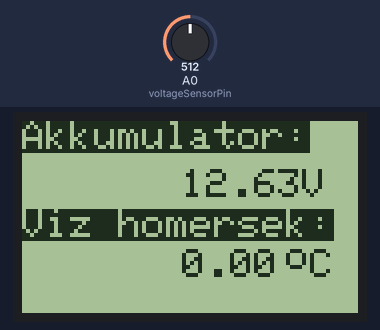
The sketch below on a simulated Arduino Uno, built with avr-gcc and run on an emulated ATmega328P. Shown: 84×48 one-colour display. The test bench sets the inputs (shaded band); at power-on: A0 (voltageSensorPin) = 512.

Above: at 3.2 s.
3.3 s: A0 (voltageSensorPin) set to 716
At 5.4 s:
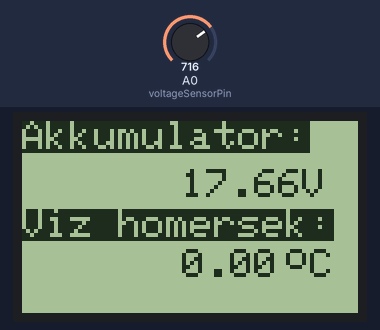
6.0 s: A0 (voltageSensorPin) set to 900
At 6.4 s:
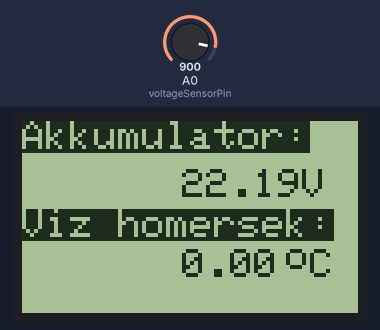
8.7 s: A0 (voltageSensorPin) set to 1023
At 11.0 s:
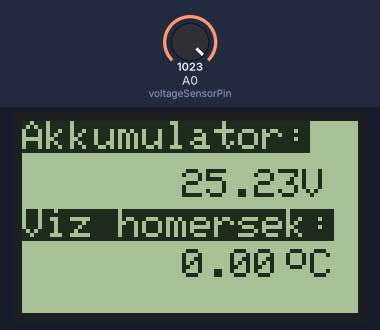
Timing chart, 0 to 12.5 s (numbered marks = the images above; inputs shaded):
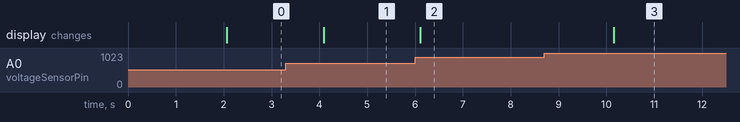

The sketch:

traktor_v5.1.ino
```cpp
/* pekatonix@gmail.com
Termometru + voltmetru baterie tractor v.1.3
Display Nokia 5110
Termometru cu NTC 10K
parametrii termistor (valori din datasheet):
 * RT0: 10 000 Ω
 * B: 3977 K +- 0.75%
 * T0:  25 C
 * +- 5
 * display Nokia 5110
 Targu Mures, 26.01.2022
*/

#include <Adafruit_GFX.h>
#include <Adafruit_PCD8544.h>

Adafruit_PCD8544 display = Adafruit_PCD8544(3, 4, 5, 7, 6);

#define RT0 10000   // Ω
#define B 3977      // K
#define VCC 5    //Tensiune alimentare 5V
#define R 10000  //R=10KΩ

static const byte DEGREES_CHAR = 1;  // A custom "degrees" symbol...
static const byte degrees_glyph[] = { 0x00, 0x07, 0x05, 0x07, 0x00 };

float RT, VR, ln, TX, T0, VRT; // variabile termometru

const int voltageSensorPin = A0;          // sensor tesiune la A0
float vIn;                                // measured voltage (3.3V = max. 16.5V, 5V = max 25V)
float vOut;
float voltageSensorVal;                   // value on pin A0 (0 - 1023)
const float factor = 5.05;               // factorul de corectie senzor/shield temperatura
const float vCC = 5.00;                   // Arduino input voltage (measurable by voltmeter)

void setup()   {
  Serial.begin(9600);

  display.begin();
  // init done

  // you can change the contrast around to adapt the display
  // for the best viewing!
  display.setContrast(30);
  display.clearDisplay();

  // text display tests
  display.setTextSize(2);
  display.setTextColor(BLACK);
  display.setCursor(0,0);
  display.println("Levi's traktor");
  display.setTextSize(1);
  display.setTextColor(WHITE, BLACK); // 'inverted' text
  display.println("by Pekatonix");
  display.display();
  delay(2000);
  display.clearDisplay();
}

void loop() {
  // Voltmetru
voltageSensorVal = analogRead(voltageSensorPin);    // read the current sensor value (0 - 1023)
  vOut = (voltageSensorVal / 1024) * vCC;             // convert the value to the real voltage on the analog pin
  vIn =  vOut * factor;                               // convert the voltage on the source by multiplying with the factor

 // delay(1000);

// partea de afisare voltmetru
   display.setTextSize(1);
   display.setTextColor(WHITE, BLACK);
   display.setCursor(0,0);
   display.println("Akkumulator:");
   display.setTextColor(BLACK);
   display.setCursor(40,12);
   display.print(vIn);
   display.print("V");


  display.setTextSize(1);
  display.setTextColor(WHITE, BLACK); // 'inverted' text
  display.setCursor(0,22);
  display.println("Viz homersek:");
  display.setTextColor(BLACK);
  display.setCursor(40,32);
  display.print(TX);
  display.setCursor(66,30);
  display.print("o");
   display.setCursor(72,32);
  display.print("C");
  display.display();
  delay(2000);
  display.clearDisplay();
}
```

Measured:
- after the input at 3.3 s, the display: changes after 0.79 s (image 1)
- after the input at 6.0 s, the display: changes after 0.11 s (image 2)
- after the input at 8.7 s, the display: changes after 1.5 s (image 3)
